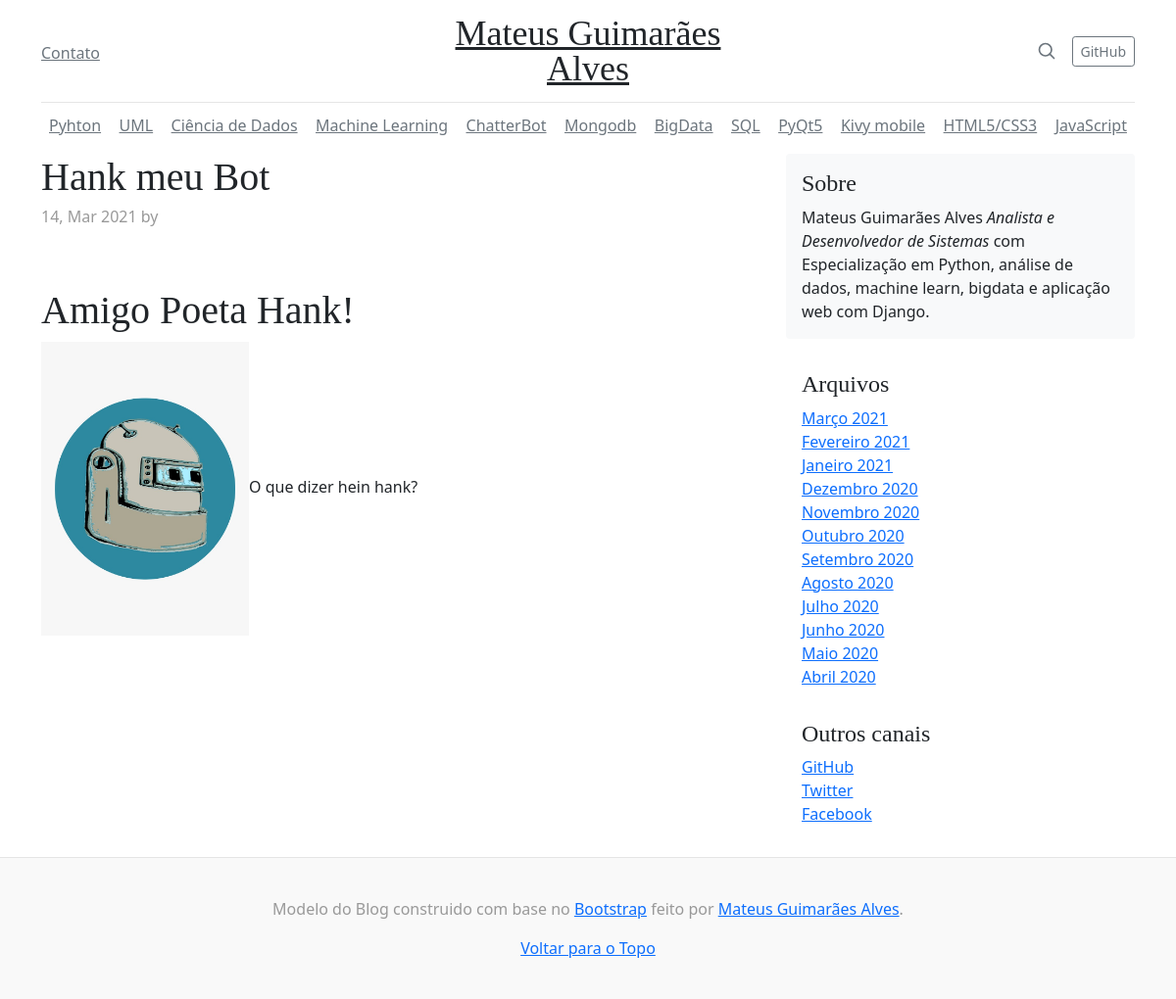
Page /posts1 on the committed database.
### blog/models.py (models this page shows, shortened)
class Post(models.Model):
    title = models.CharField(max_length=255)
    summary = RichTextField()
    content = RichTextUploadingField()
    author = models.ForeignKey(User, on_delete=models.PROTECT)
    created_at = models.DateField(auto_now_add=True)

### blog/views.py (the view)
# urls.py: path('posts<int:post_id>', views.post)
def post(request, post_id):
    post = Post.objects.get(pk=post_id)
    return render(request, 'post.html', {'post': post})

### templates/post.html
{% extends 'layout.html' %}
{% block content %}
          <div class="blog-post">
            <h2 class="blog-post-title">
              {{ post.title }}
            </h2>
            <p class="blog-post-meta">{{ post.created_at|date:'d, M Y' }} by <a href="#">{{ post.author.get_full_name }}</a>
            </p>
            {{ post.content|safe }}
          </div>
{% endblock %}

### templates/layout.html (style rules this page uses)
h1, h2, h3, h4, h5, h6 { font-family: "Playfair Display", Georgia, "Times New Roman", serif; }
.blog-post { margin-bottom: 4rem; }
.blog-post-title { margin-bottom: .25rem; font-size: 2.5rem; }
.blog-post-meta { margin-bottom: 1.25rem; color: #999; }

### rows in the picture
Post: title "Hank meu Bot", created_at "14, Mar 2021", content "Amigo Poeta Hank! O que dizer hein hank?", content (picture)
